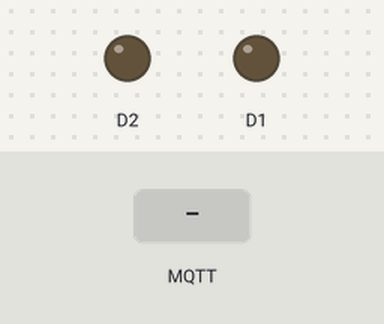
The sketch below on a simulated ESP8266 (NodeMCU). Shown: output pins drawn as LEDs (lit = HIGH). The inputs (shaded band) are chosen by the test bench. WiFi joins after 1.5 s; servers stay silent unless stated; no MQTT or app messages arrive unless stated; what the sketch prints to the serial monitor is not drawn.

Above: at 2.7 s.
2.8 s: MQTT message "on" arrives on the first subscribed topic
At 4.0 s:
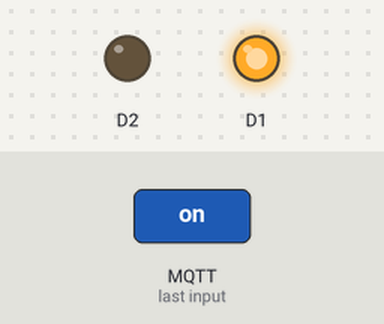
4.3 s: MQTT message "on" arrives on the second subscribed topic
At 5.3 s:
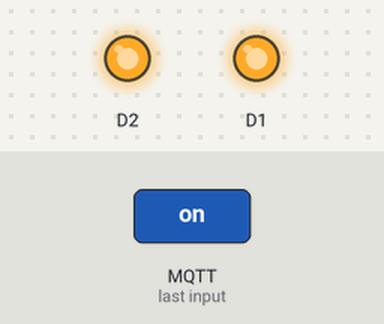
5.8 s: MQTT message "iot/light" arrives on the first subscribed topic
At 6.4 s:
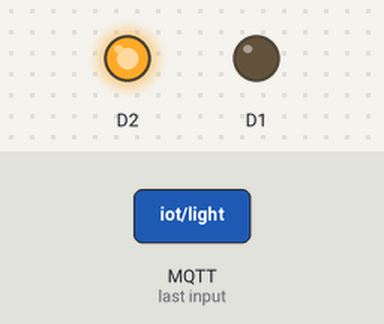
7.3 s: MQTT message "iot/light" arrives on the second subscribed topic
At 7.6 s:
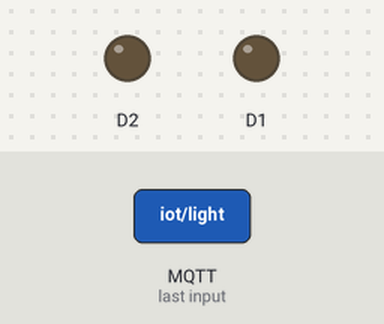
Timing chart, 0 to 9.8 s (numbered marks = the images above; inputs shaded):
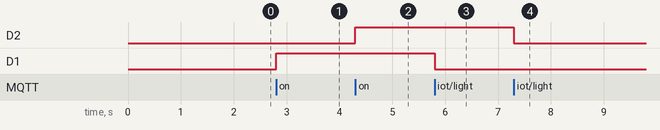

The sketch:

mqtt_home_automation.ino
```cpp
#include <ESP8266WiFi.h>
#include <PubSubClient.h>

// Replace with your actual Wi-Fi and MQTT details
const char* ssid = "vivo Y56 5G";
const char* password = "PreeHath0925";
const char* mqtt_server = "broker.hivemq.com";

WiFiClient espClient;
PubSubClient client(espClient);

void setup_wifi() {
  delay(10);
  Serial.begin(115200);
  WiFi.begin(ssid, password);
  while (WiFi.status() != WL_CONNECTED) {
    delay(500);
    Serial.print(".");
  }
  Serial.println("WiFi connected");
}

void callback(char* topic, byte* payload, unsigned int length) {
  String msg;
  for (unsigned int i = 0; i < length; i++) {
    msg += (char)payload[i];
  }

  if (String(topic) == "iot/light") {
    digitalWrite(D1, msg == "on" ? HIGH : LOW);
  }
  if (String(topic) == "iot/fan") {
    digitalWrite(D2, msg == "on" ? HIGH : LOW);
  }
}

void reconnect() {
  while (!client.connected()) {
    if (client.connect("PreethiNodeMCUClient")) {
      client.subscribe("iot/light");
      client.subscribe("iot/fan");
    } else {
      delay(5000);
    }
  }
}

void setup() {
  pinMode(D1, OUTPUT);
  pinMode(D2, OUTPUT);
  setup_wifi();
  client.setServer(mqtt_server, 1883);
  client.setCallback(callback);
}

void loop() {
  if (!client.connected()) {
    reconnect();
  }
  client.loop();
}
```

Measured:
- after the input at 2.8 s, D1: LOW → HIGH at once
- after the input at 4.3 s, D2: LOW → HIGH at once
- after the input at 5.8 s, D1: HIGH → LOW at once
- after the input at 7.3 s, D2: HIGH → LOW at once
